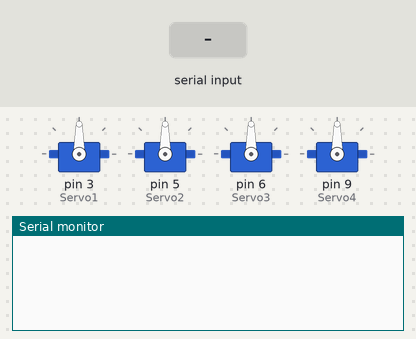
Simulated run of this sketch. Board: Arduino Uno, built with avr-gcc and run on an emulated ATmega328P. Parts: 4 × servo, the last lines printed to the serial monitor. The test bench sets the inputs (shaded band).

Above: at 1.2 s.
1.3 s: "90,45\n" received over Serial
At 3.2 s:
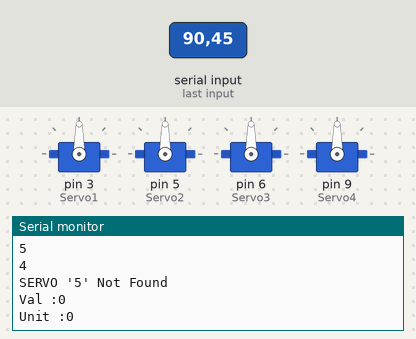
At 4.4 s:
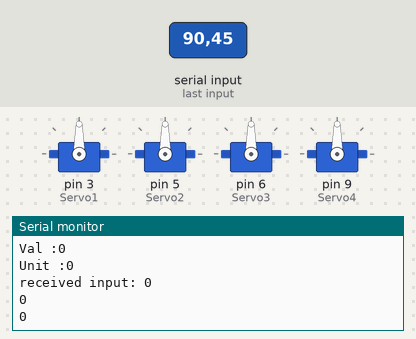
Timing chart, 0 to 5.9 s (numbered marks = the images above; inputs shaded):
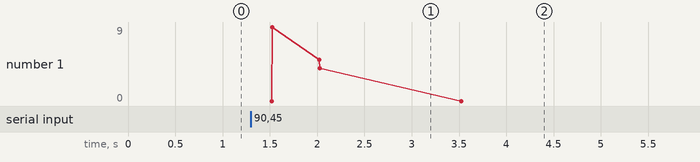

Measured:
- after the input at 1.3 s, the serial monitor: prints a new line after 0.20 s (image 1)

The sketch:

Using_Servo___Serial_Communication.ino
```cpp
//Contrlling Robotic Arm using Potentiometer

//Importing library
#include <Servo.h>

//Servo
#define Servo1 3
#define Servo2 5
#define Servo3 6
#define Servo4 9
Servo myservo_1,myservo_2,myservo_3,myservo_4;

//Potentiometer pins
#define poten1 A1
#define poten2 A2
#define poten3 A3
#define poten4 A4

// Potentiometer values
int Servo_val;
int Servo_va2;
int Servo_va3;
int Servo_va4;

int val = 0;
int unit =0;

void setup()
{

  Serial.begin(9600);
  myservo_1.attach(Servo1);
  myservo_2.attach(Servo2);
  myservo_3.attach(Servo3);
  myservo_4.attach(Servo4);

}


void loop()
{
if (Serial.available() > 0) {
    // read the incoming data:
    int  val = Serial.parseInt();

    // Print and process the data for next step:
    Serial.print("received input: ");
    Serial.println(val);
    unit = val%10;
    val = val/10;
    Serial.println(unit);
    Serial.println(val);

if (unit != 0 && val != 0) //Enter only if any data received
{
  if( unit == 1) //Enter if data received is for Servo 1
  {
      Serial.println("unit 1 if");
      if(val >= 1 && val <= 179)
      {
      myservo_1.write(val);
      Serial.println("SERVO 1 Location :"+String(val));
      }
      else
      {
      Serial.println("Enter a position value between 0 and 180");
      }
  }
  else if( unit == 2) //Enter if data received is for Servo 2
  {
    Serial.println("unit 2 if");
      if(val >= 1 && val <= 179)
      {
      myservo_2.write(val);
      Serial.println("SERVO 2 Location :"+String(val));
      }
      else
      {
      Serial.println("Enter a position value between 0 and 180");
      }
  }
  else if( unit == 3) //Enter if data received is for Servo 3
  {
    Serial.println("unit 3 if");
      if(val >= 1 && val <= 179)
      {
      myservo_3.write(val);
      Serial.println("SERVO 3 Location :"+String(val));
      }
      else
      {
      Serial.println("Enter a position value between 0 and 180");
      }
  }
  else if( (unit) == 4) //Enter if data received is for Servo 4
  {
    Serial.println("unit 4 if");
      if(val >= 1 && val <= 179)
      {
      myservo_4.write(val);
      Serial.println("SERVO 4 Location :"+String(val));
      }
      else
      {
      Serial.println("Enter a position value between 0 and 180");
      }
  }
  else //Enter if any data received is not addressed to any of the servo defined
  {
    Serial.println("SERVO '"+String(unit)+"' Not Found");
  }
  val = 0;
  Serial.println("Val :"+String(val));
  unit = 0;
  Serial.println("Unit :"+String(unit));
}}
  delay(500);
  }
```
